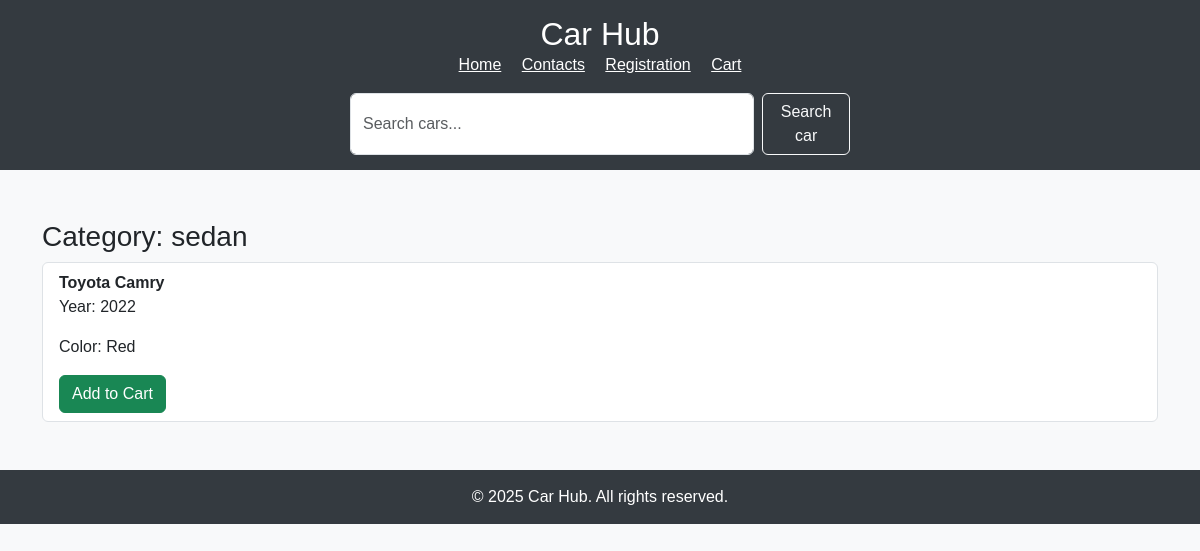
/car/1/, run on the app's committed database.
### car/models.py (models this page shows, shortened)
class Category(models.Model):
    name = models.CharField(max_length=50, unique=True)
    parent = models.ForeignKey(
        'self', on_delete=models.CASCADE, null=True, blank=True, related_name='subcategories'
    )

class Car(models.Model):
    id = models.AutoField(primary_key=True)
    color = models.CharField(max_length=50)
    category = models.ForeignKey(Category, on_delete=models.SET_NULL, null=True, blank=True, related_name="cars")
    brand = models.CharField(max_length=50)
    model = models.CharField(max_length=50)
    year = models.PositiveIntegerField(default=2000, null=True, blank=True)
    price = models.DecimalField(max_digits=10, decimal_places=2)
    client = models.ForeignKey(Client, on_delete=models.CASCADE, null=True, blank=True, related_name="cars")

### car/views.py (the view)
# urls.py: path('car/<int:pk>/', car_detail, name='car_detail'),
def car_detail(request, pk):
    car = get_object_or_404(Car, pk=pk)
    category = car.category
    form = ReviewForm()
    reviews = Review.objects.filter(car=car)
    return render(request, 'result_search_car.html', {'category': category, 'car': car,'form': form, 'reviews': reviews})

### services.py
class ReviewForm(forms.ModelForm):
    email = forms.EmailField(required=True, label="Ваш email")
    class Meta:
        model = Review
        fields = ['text']
        widgets = {
            'text': forms.Textarea(attrs={
                'placeholder': 'Напишите ваш отзыв',
                'rows': 3,
                'class': 'form-control'
            }),
        }

### templates/result_search_car.html (shortened to what this page needs)
<!DOCTYPE html>
<html lang="en">
<head>
    <link href="https://cdn.jsdelivr.net/npm/bootstrap@5.3.0/dist/css/bootstrap.min.css" rel="stylesheet">
</head>
<body>
    <header class="text-center">
        <h2>Car Hub</h2>
        <nav>
            <a href="{% url 'car' %}" class="text-white me-3">Home</a>
            <a href="{% url 'contacts' %}" class="text-white me-3">Contacts</a>
            <a href="{% url 'car_register' %}" class="text-white me-3">Registration</a>
            <a href="{% url 'cart_detail' %}" class="text-white">Cart</a>
        </nav>
         <form class="d-flex justify-content-center mt-3" method="get" action="{% url 'haystack_search' %}" style="max-width: 500px; margin: 0 auto;">
        <input class="form-control me-2" type="text" name="q" value="{{ request.GET.q }}" placeholder="Search cars..." aria-label="Search">
        <button class="btn btn-outline-light" type="submit">Search car</button>
    </header>
    <div class="container">
        <h3>{% if category %}
        <h3>Category: {{ category.name }}</h3>
            {% else %}
        <h3>No category assigned</h3>
            {% endif %}
        {% if car %}
            <ul class="list-group">
                <li class="list-group-item">
                    <strong>{{ car.brand }} {{ car.model }}</strong>
                    <p>Year: {{ car.year }}</p>
                    <p>Color: {{ car.color }}</p>
                    <a class="btn btn-success" href="{% url 'cart_add' car.id %}" role="button">Add to Cart</a>
                </li>
            </ul>
        {% else %}
            <p>No cars available in this category.</p>
        {% endif %}
    </div>
    <footer class="text-center mt-5">
        <p>&copy; 2025 Car Hub. All rights reserved.</p>
    </footer>
</body>
</html>

### templates/result_search_car.html (style rules this page uses)
body { font-family: Arial, sans-serif; background-color: #f8f9fa; }
header, footer { background-color: #343a40; color: white; padding: 15px 0; }
header h2, footer p { margin: 0; }
.container { margin-top: 50px; }

### data on the page
Category: name "sedan"
Car: brand "Toyota", model "Camry", year "2022", color "Red"
